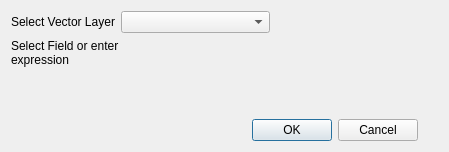
<?xml version="1.0" encoding="UTF-8"?>
<ui version="4.0">
 <class>AttributeCentroidDialogBase</class>
 <widget class="QDialog" name="AttributeCentroidDialogBase">
  <property name="geometry">
   <rect>
    <x>0</x>
    <y>0</y>
    <width>449</width>
    <height>152</height>
   </rect>
  </property>
  <property name="windowTitle">
   <string>Step One</string>
  </property>
  <layout class="QGridLayout" name="gridLayout_3">
   <item row="0" column="0">
    <layout class="QGridLayout" name="gridLayout">
     <item row="0" column="0">
      <widget class="QLabel" name="lblSelectVector">
       <property name="text">
        <string>Select Vector Layer</string>
       </property>
      </widget>
     </item>
     <item row="0" column="1">
      <widget class="QgsMapLayerComboBox" name="cmbxSelectVector">
       <property name="sizePolicy">
        <sizepolicy hsizetype="Expanding" vsizetype="Fixed">
         <horstretch>0</horstretch>
         <verstretch>0</verstretch>
        </sizepolicy>
       </property>
      </widget>
     </item>
     <item row="0" column="2">
      <spacer name="horizontalSpacer">
       <property name="orientation">
        <enum>Qt::Horizontal</enum>
       </property>
       <property name="sizeHint" stdset="0">
        <size>
         <width>40</width>
         <height>20</height>
        </size>
       </property>
      </spacer>
     </item>
    </layout>
   </item>
   <item row="1" column="0">
    <layout class="QGridLayout" name="gridLayout_2">
     <item row="0" column="0">
      <widget class="QLabel" name="lblFilter">
       <property name="sizePolicy">
        <sizepolicy hsizetype="Preferred" vsizetype="Preferred">
         <horstretch>0</horstretch>
         <verstretch>0</verstretch>
        </sizepolicy>
       </property>
       <property name="text">
        <string>Select Field or enter expression</string>
       </property>
       <property name="wordWrap">
        <bool>true</bool>
       </property>
      </widget>
     </item>
     <item row="0" column="1">
      <widget class="QgsFieldExpressionWidget" name="fewFilter">
       <property name="sizePolicy">
        <sizepolicy hsizetype="Expanding" vsizetype="Preferred">
         <horstretch>0</horstretch>
         <verstretch>0</verstretch>
        </sizepolicy>
       </property>
       <property name="allowEmptyFieldName">
        <bool>false</bool>
       </property>
      </widget>
     </item>
     <item row="0" column="2">
      <spacer name="horizontalSpacer_4">
       <property name="orientation">
        <enum>Qt::Horizontal</enum>
       </property>
       <property name="sizeHint" stdset="0">
        <size>
         <width>40</width>
         <height>20</height>
        </size>
       </property>
      </spacer>
     </item>
    </layout>
   </item>
   <item row="2" column="1">
    <spacer name="verticalSpacer">
     <property name="orientation">
      <enum>Qt::Vertical</enum>
     </property>
     <property name="sizeHint" stdset="0">
      <size>
       <width>20</width>
       <height>36</height>
      </size>
     </property>
    </spacer>
   </item>
   <item row="3" column="0">
    <layout class="QHBoxLayout" name="horizontalLayout_3">
     <item>
      <spacer name="horizontalSpacer_3">
       <property name="orientation">
        <enum>Qt::Horizontal</enum>
       </property>
       <property name="sizeHint" stdset="0">
        <size>
         <width>40</width>
         <height>20</height>
        </size>
       </property>
      </spacer>
     </item>
     <item>
      <widget class="QDialogButtonBox" name="bbOKCancel">
       <property name="orientation">
        <enum>Qt::Horizontal</enum>
       </property>
       <property name="standardButtons">
        <set>QDialogButtonBox::Cancel|QDialogButtonBox::Ok</set>
       </property>
      </widget>
     </item>
    </layout>
   </item>
  </layout>
 </widget>
 <customwidgets>
  <customwidget>
   <class>QgsFieldExpressionWidget</class>
   <extends>QWidget</extends>
   <header>qgsfieldexpressionwidget.h</header>
  </customwidget>
  <customwidget>
   <class>QgsMapLayerComboBox</class>
   <extends>QComboBox</extends>
   <header>qgsmaplayercombobox.h</header>
  </customwidget>
 </customwidgets>
 <resources/>
 <connections>
  <connection>
   <sender>bbOKCancel</sender>
   <signal>accepted()</signal>
   <receiver>AttributeCentroidDialogBase</receiver>
   <slot>accept()</slot>
   <hints>
    <hint type="sourcelabel">
     <x>20</x>
     <y>20</y>
    </hint>
    <hint type="destinationlabel">
     <x>20</x>
     <y>20</y>
    </hint>
   </hints>
  </connection>
  <connection>
   <sender>bbOKCancel</sender>
   <signal>rejected()</signal>
   <receiver>AttributeCentroidDialogBase</receiver>
   <slot>reject()</slot>
   <hints>
    <hint type="sourcelabel">
     <x>20</x>
     <y>20</y>
    </hint>
    <hint type="destinationlabel">
     <x>20</x>
     <y>20</y>
    </hint>
   </hints>
  </connection>
 </connections>
</ui>
